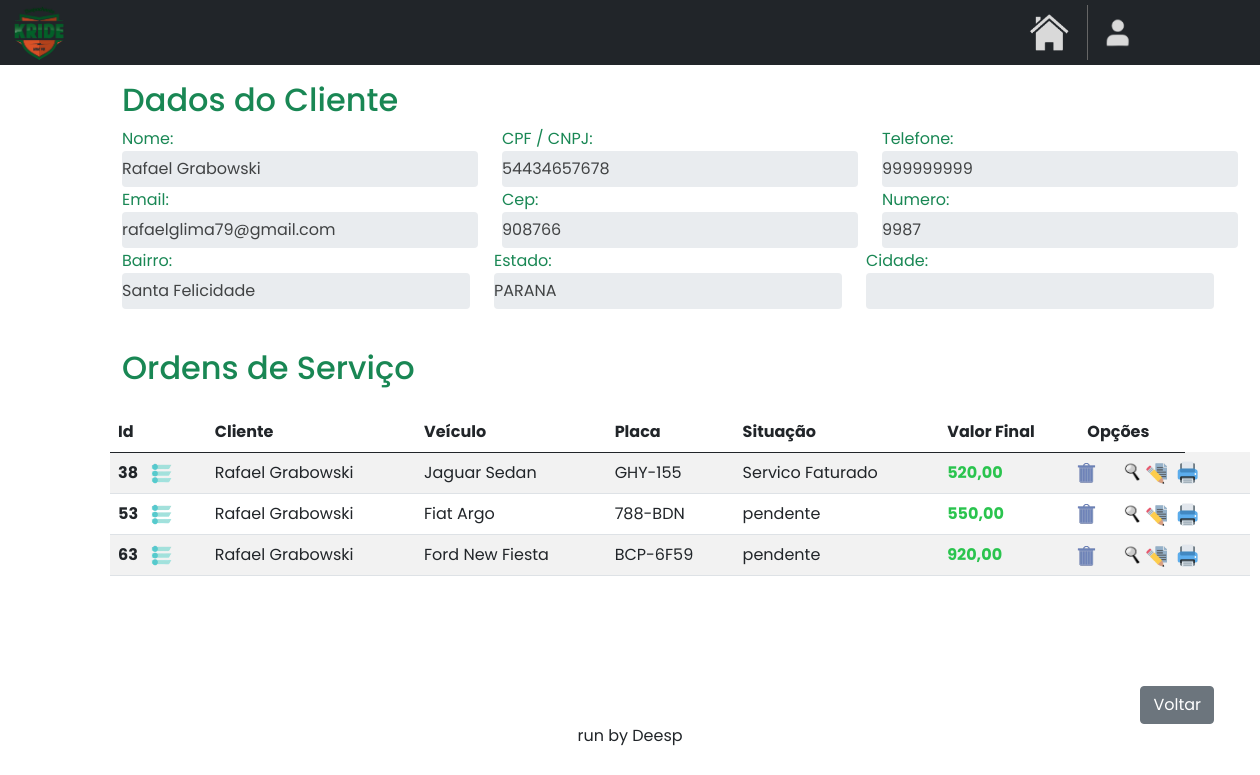
The page /home/consultar_cliente/51/ on the database as committed earlier.
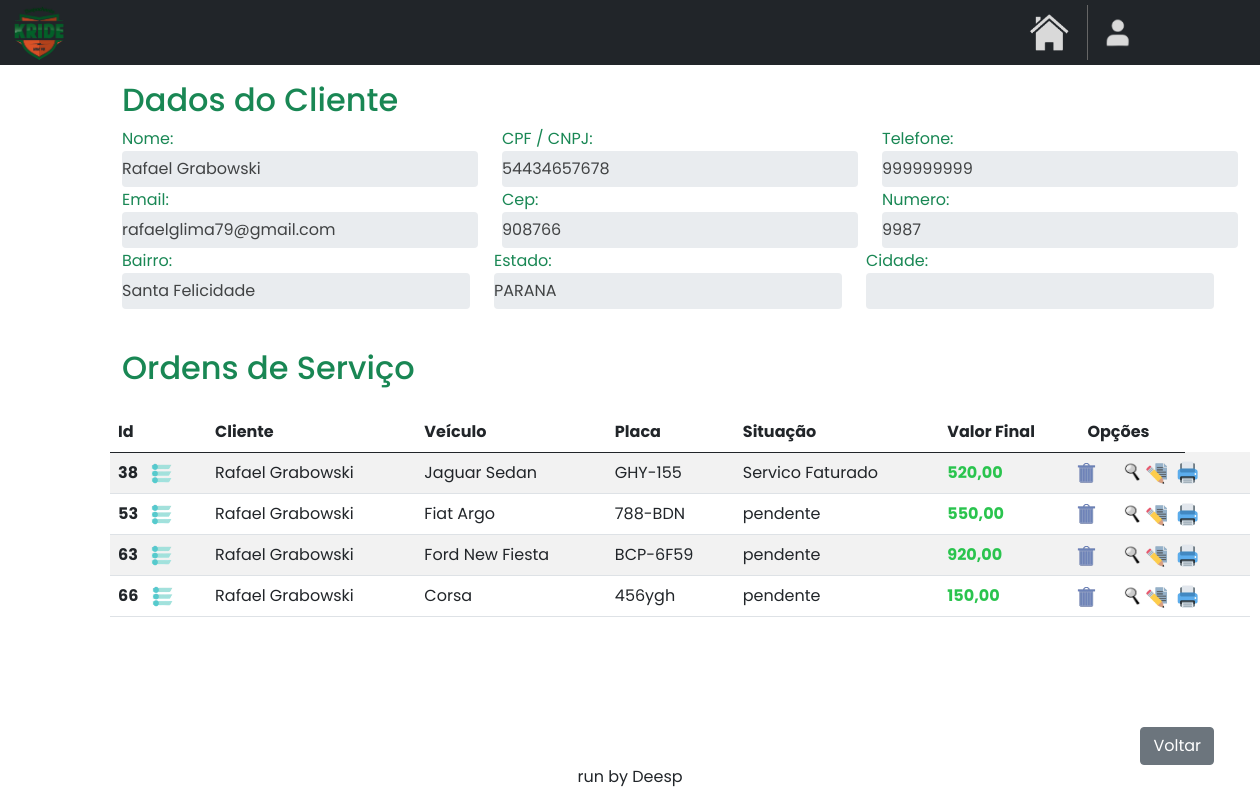
The same page on the database as committed later.
### clientes/models.py (models this page shows)
class Cliente(models.Model):
    name = models.CharField(max_length=40)
    cpf_cnpj = models.CharField(max_length=25)
    telefone = models.CharField(max_length=25)
    cep = models.CharField(max_length=50, default='')
    bairro = models.CharField(max_length=30, default='')
    estado = models.CharField(max_length=30, default='')
    cidade = models.CharField(max_length=25, default='')
    numero = models.CharField(max_length=10, default='')
    email = models.EmailField(max_length=100, null=True, blank=True)

### OS/models.py (models this page shows)
class OrdemServico(models.Model):
    renavam = models.CharField(max_length=50)
    placa = models.CharField(max_length=15)
    cliente_id = models.ForeignKey(Cliente, on_delete=models.CASCADE)
    nome_cliente = models.CharField(max_length=40)
    chassi = models.CharField(max_length=30, default='')
    cor = models.CharField(max_length=20, default='')
    combustivel = models.CharField(max_length=15, default='')
    modelo = models.CharField(max_length=25, default='')
    valor_veiculo = models.CharField(max_length=15, default='')
    ano_modelo = models.CharField(max_length=10, default='')
    pendencias = models.CharField(max_length=30, default='')
    data_entrega = models.DateField(null=True, blank=True)
    data_aq = models.DateField(null=True, blank=True)
    data_servico = models.DateField(default=datetime.date.today)
    desconto = models.CharField(max_length=20, default='')
    valor_f = models.CharField(max_length=20, default='')
    observacoes = models.TextField(blank=True, null=True)
    status = models.CharField(max_length=20, default='')
    cpf_vendedor = models.CharField(max_length=20, default='')
    concessionaria = models.CharField(max_length=30, default='')
    tipo_veiculo = models.CharField(max_length=15, default='')

### clientes/views.py (the view)
# urls.py: path('consultar_cliente/<str:id>/', clienteviews.consultar_cliente, name='consultar_cliente'),
def consultar_cliente(request, id):
    cliente = get_object_or_404(Cliente, pk=id)
    ordem_servico = OrdemServico.objects.filter(cliente_id=id)
    return render(
        request,
        'consulta.html',
        {'cliente': cliente,
         'ordem_servicos': ordem_servico}
    )

### clientes/templates/consulta.html (shortened to what this page needs)
{% extends "base.html" %}
{% load static %}
{% block content %}
<!DOCTYPE html>
<html lang="en">
<head>
    <link href="https://cdn.jsdelivr.net/npm/bootstrap@5.0.2/dist/css/bootstrap.min.css" rel="stylesheet">
</head>
<body>
    <div class="container mt-3 custom-container">
        <div class="d-flex justify-content-start align-items-center">
            <h2 class="me-auto text-success">Dados do Cliente</h2>
        </div>
    </div>
    <div class="container custom-container">
        <div class="row">
            <div class="col-md-4 form-group">
                <label class="text-success">Nome:</label>
                <input type="text" class="form-control readonly-input" value="{{ cliente.name }}" readonly>
            </div>
            <div class="col-md-4 form-group">
                <label class="text-success">CPF / CNPJ:</label>
                <input type="text" class="form-control readonly-input" value="{{ cliente.cpf_cnpj }}" readonly>
            </div>
            <div class="col-md-4 form-group">
                <label class="text-success">Telefone:</label>
                <input type="text" class="form-control readonly-input" value="{{ cliente.telefone }}" readonly>
            </div>
        </div>
        <div class="row" style="margin-top: -15px;">
            <div class="col-md-4 form-group">
                <label class="text-success">Email:</label>
                <input type="text" class="form-control readonly-input" value="{{ cliente.email }}" readonly>
            </div>
            <div class="col-md-4 form-group">
                <label class="text-success">Cep:</label>
                <input type="text" class="form-control readonly-input" value="{{ cliente.cep }}" readonly>
            </div>
            <div class="col-md-4 form-group">
                <label class="text-success">Numero:</label>
                <input type="number" class="form-control readonly-input" value="{{ cliente.numero }}" readonly>
            </div>
        <div class="row" style="margin-top: -15px;">
            <div class="col-md-4 form-group">
                <label class="text-success">Bairro:</label>
                <input type="text" class="form-control readonly-input" value="{{ cliente.bairro }}" readonly>
            </div>
            <div class="col-md-4 form-group">
                <label class="text-success">Estado:</label>
                <input type="text" class="form-control readonly-input" value="{{ cliente.estado }}" readonly>
            </div>
            <div class="col-md-4 form-group">
                <label class="text-success">Cidade:</label>
                <input type="number" class="form-control readonly-input" value="{{ cliente.cidade }}" readonly>
            </div>
        </div>
        <div class="d-flex justify-content-start align-items-center mt-4">
            <h2 class="me-auto text-success">Ordens de Serviço</h2>
        </div>
        <table class="table table-striped mt-3">
            <thead>
                <tr>
                    <th scope="col">Id</th>
                    <th scope="col">Cliente</th>
                    <th scope="col">Veículo</th>
                    <th scope="col">Placa</th>
                    <th scope="col">Situação</th>
                    <th scope="col">Valor Final</th>
                    <th scope="col">Opções</th>
                </tr>
            </thead>
            <tbody  id="tbodyOrdens">
                {% for ordem_servico in ordem_servicos %}
                    <tr>
                        <th>
                            {{ordem_servico.id}}
                            <a href="#" class="openOptions">
                                <img src="{% static 'images/status.png' %}" style="width: 23px; height: 21px; margin-left: 9px;" alt="status" title="ALTERAR STATUS">
                            </a>
                        </th>
                        <td>{{ordem_servico.nome_cliente}}</td>
                        <td>{{ordem_servico.modelo}}</td>
                        <td>{{ordem_servico.placa}}</td>
                        <td>{{ordem_servico.status}}</td>
                        <td style="color: #2ac44e; font-weight: bold;">{{ordem_servico.valor_f}}</td>
                        <td>
                            <a href="#" class="delete-button" data-toggle="modal" data-target="#confirmDeleteModal" data-url="{% url 'excluir_os' ordem_servico.id %}" title="EXCLUIR" style="height: 20px; margin-left: -12px;">
                                <img src="{% static 'images/excluir.png' %}" style="width: 24px; height: 22px;">
                            </a>
                        </td>
                        <td>
                            <a href="{% url 'consultar_os' ordem_servico.id %}"  title="CONSULTAR" style="height: 20px; margin-left: -71px;">
                                <img src="{% static 'images/consultar.png' %}" style="width: 22px; height: 23px;">
                            </a>
                        </td>
                        <td>
                            <a href="{% url 'editar_os' ordem_servico.id %}"  title="EDITAR" style="height: 20px; margin-left: -70px;">
                                <img src="{% static 'images/editaros.png' %}" style="width: 22px; height: 23px;">
                            </a>
                        </td>
                        <td>
                            <a href="{% url 'imprimir_os' ordem_servico.id %}"  title="IMPRIMIR" style="height: 20px; margin-left: -60px;">
                                <img src="{% static 'images/imprimiros.png' %}" style="width: 22px; height: 23px;">
                            </a>
                        </td>
                    </tr>
                {% endfor %}
            </tbody>
        </table>
        <div class="d-flex justify-content-end align-items-center" style="margin-top: 70px;">
            <a href="{% url 'clientes' %}" class="btn btn-secondary me-4 mt-4">Voltar</a>
        </div>
    </div>
    </div>
</body>
</html>
{% endblock %}

### base/base.html (shortened to what this page needs)
{% load static %}
<!DOCTYPE html>
<html lang="en">
<head>
</head>
<body>
    <nav class="navbar navbar-expand bg-dark" style="height: 65px;">
        <div class="container-fluid">
            <a href="#">
                <img src="{% static 'images/logo1.png' %}" style="width: 55px;">
            </a>
        </div>
        <a href="{% url 'home' %}" style="text-decoration: none;">
            <img src="{% static 'images/home.png' %}" title="VOLTAR PARA A HOME" style="width: 40px; margin-right: 18px;">
        </a>
        <div class="container user-div" id="profile" style="width: 200px; cursor: pointer;">
            {% if user.is_superuser %}
                <img src="{% static 'images/master.png' %}" title="MASTER USER" style="width: 30px; margin-right: 0px;">
            {% else %}
                <img src="{% static 'images/user_profile.png' %}" title="USUÁRIO" style="width: 26px; margin-right: 0px;">
            {% endif %}
        </div>
    </nav>
    {% block content %}{% endblock %}
    <div class="text-center">
        <p>run by Deesp</p>
    </div>
</body>
</html>

### clientes/templates/consulta.html (style rules this page uses)
body { font-family: 'Poppins', sans-serif; }
.form-group { margin-bottom: 1rem; }
.readonly-input { background-color: #e3e7e9; border: none; box-shadow: none; color: #414344; padding-left: 0; }
.custom-container { margin-left: 110px; margin-right: 100px; }

Rows that differ between the two databases and show on the page:
added OrdemServico: id "66", nome_cliente "Rafael Grabowski", modelo "Corsa", placa "456ygh", status "pendente", valor_f "150,00"
